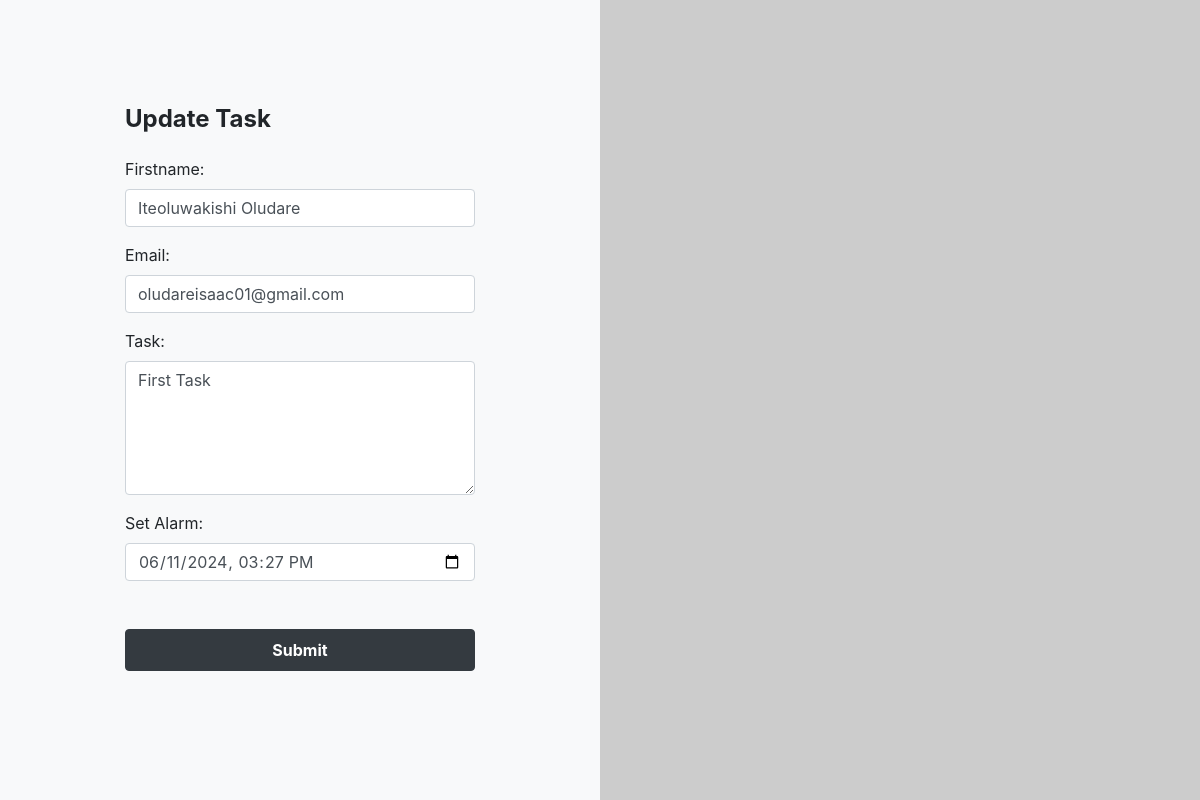
/task-update/1/, run on the app's committed database.
### task2/models.py (models this page shows, shortened)
class TaskModel(models.Model):
    user = models.ForeignKey(User, on_delete=models.CASCADE, null=True, blank=True)
    name= models.TextField(max_length=50)
    email= models.EmailField(max_length=200, default='oludareisaac01@gmail.com')
    task = models.TextField()
    time= models.DateTimeField()

### task2/views.py (the view)
# urls.py: path('task-update/<int:pk>/', TaskUpdate.as_view(), name="task-update"),
class TaskUpdate(UpdateView):
    model = TaskModel
    form_class = TaskForm
    template_name = 'task2/update.html'
    success_url = reverse_lazy('task')

### task2/forms.py (shortened to what this page needs)
class TaskForm(forms.ModelForm):
    class Meta:
        model = TaskModel
        fields = ['name', 'email', 'task', 'time']
    name = forms.CharField(
        label='Firstname', min_length=4, max_length=50, widget=forms.TextInput(
            attrs={'class': 'form-control mb-3', 'placeholder': 'Firstname', 'id': 'form-firstname'}))
    task = forms.CharField(
        label="Task", widget=forms.Textarea(attrs={'class': 'form-control', 'rows': '5', 'id': 'form-review'}))
    email = forms.EmailField(
        max_length=200, widget=forms.TextInput(
            attrs={'class': 'form-control mb-3', 'placeholder': 'E-mail', 'id': 'form-email'}))
    time = forms.DateTimeField(
        label="Set Alarm",
        widget=forms.DateTimeInput(attrs={'type': 'datetime-local', 'class': 'form-control'})
    )

### task2/templates/task2/update.html (shortened to what this page needs)
      {% extends "base.html" %}
      {% block content %}
      <div class="container-fluid">
          <div class="row no-gutter">
              <div class="col-md-6 bg-light">
                  <div class="login d-flex align-items-center py-5">
                      <div class="container">
                          <div class="row">
                              <div class="col-8 col-md-8  mx-auto">
                                  <p class="h4 mb-4 font-weight-bold">Update Task</p>
                                  <form action="" method="POST">
                                      {{form.as_p}}
                                      <button class="btn btn-dark btn-block py-2 mb-4 mt-5 font-weight-bold"
                                          type="submit" value="Submit">Submit</button>
                                  </form>
                              </div>
                          </div>
                      </div>
                  </div>
              </div>
              <div class="col-md-6 d-none d-md-flex bg-image"></div>
          </div>
      </div>
      {% endblock %}

### task2/templates/task2/update.html (style rules this page uses)
.login, .image { min-height: 100vh; }
.bg-image { background-image: url('https://picsum.photos/id/1079/1080'); background-size: cover; background-position: center center; }
.container-fluid { max-width: 100%; }

### data on the page
TaskModel: name "Iteoluwakishi Oludare", email "oludareisaac01@gmail.com", task "First Task", time "06/11/2024 15:27"
